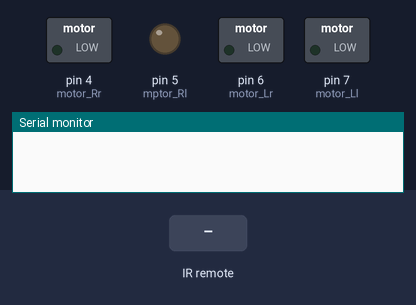
Bench run of a sketch on a simulated Arduino Nano, built with avr-gcc and run on an emulated ATmega328P. Parts: switched loads named in the sketch (green lamp = pin HIGH), output pins drawn as LEDs (lit = HIGH), the last lines printed to the serial monitor. Dashed ring = blinking. Inputs (shaded band) come from the test bench.

Above: at 1.2 s.
1.3 s: infrared code 0x34DF6F8 received
At 1.85 s:
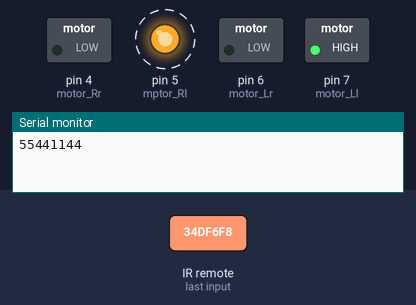
4.3 s: infrared code 0x34F7D98 received
At 4.65 s:
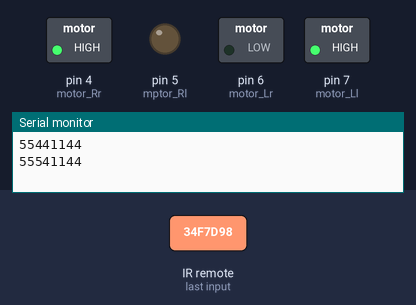
7.3 s: infrared code 0x34DF8EC received
At 7.85 s:
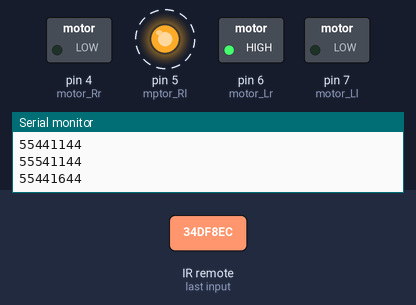
10.3 s: infrared code 0x3EBF5D received
At 11.1 s:
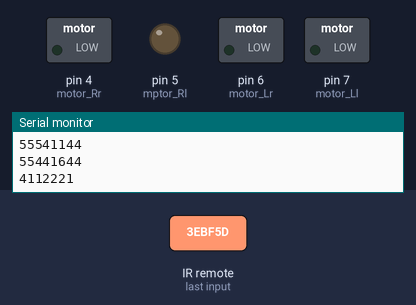
Timing chart, 0 to 12.8 s (numbered marks = the images above; inputs shaded):
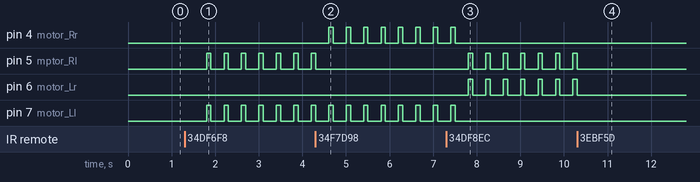

Measured:
- after the input at 1.3 s, pin 5 (mptor_Rl), pin 7 (motor_Ll): alternates HIGH for 0.10 s and LOW for 0.30 s, starting after 0.50 s
- after the input at 4.3 s, pin 4 (motor_Rr): alternates HIGH for 0.10 s and LOW for 0.30 s, starting after 0.30 s; pin 5 (mptor_Rl): goes on until 4.3 s, then stays LOW
- after the input at 7.3 s, pin 4 (motor_Rr), pin 7 (motor_Ll): goes on until 7.5 s, then stays LOW; pin 5 (mptor_Rl), pin 6 (motor_Lr): alternates HIGH for 0.10 s and LOW for 0.30 s, starting after 0.51 s
- after the input at 10.3 s, pin 5 (mptor_Rl), pin 6 (motor_Lr): goes on until 10.3 s, then stays LOW

The sketch:

Cleaning_bot.ino
```cpp
/*
 * StrydoLabs All Right Recived|strydolabs@gmail.com|damithrafdo@gmail.com|+94716507322|
 * IR remote controlled car for House Cleaning robot
 * Hardware Specification: Arduino Nano, H bridge Motor driver, Limit switch ir IR sensor, IR recever
 * Simulation:
 * Github:
 */
#include<IRremote.h>
IRrecv Strydobot(10);
decode_results results;
void setup() {

  pinMode(4, OUTPUT);//motor Rr
  pinMode(5, OUTPUT);//mptor Rl
  pinMode(6, OUTPUT);//motor Lr
  pinMode(7, OUTPUT);//motor Ll
  //pinMode(10, INPUT);//IR Sensor
  pinMode(12, INPUT);//Sensor limit sensor

  Serial.begin(9600);
  Strydobot.enableIRIn();

}

void loop() {
  //sensor calibaretion
  if(Strydobot.decode(&results)){
    Serial.println(results.value, DEC);
    Strydobot.resume();
  }
  delay(300);

  //IR remort can change the mode
  long val = results.value;

  if(val == 04112221){ //use IR code to select the mode
    if(digitalRead (12) == LOW){
    //Mode one Auto driving
    digitalWrite(4, HIGH);
    digitalWrite(5, LOW);
    digitalWrite(6, HIGH);
    digitalWrite(7, LOW);
    }
    else{
    digitalWrite(4, LOW); //backward
    digitalWrite(5, HIGH);
    digitalWrite(6, LOW);
    digitalWrite(7, HIGH);
    delay(300);
    digitalWrite(4, HIGH); // turn right
    digitalWrite(5, LOW);
    digitalWrite(6, LOW);
    digitalWrite(7, HIGH);
    delay(3000);
    }
  }
  //Mode two Manual driving---------------------------------------------------------------------------------------------------------------------
   if(val == 04112231) {//use IR code to select the mode
    //forward
    digitalWrite(4, HIGH);
    digitalWrite(5, LOW);
    digitalWrite(6, HIGH);
    digitalWrite(7, LOW);
    delay(100);
    digitalWrite(4, LOW);
    digitalWrite(5, LOW);
    digitalWrite(6, LOW);
    digitalWrite(7, LOW);
   }
  else if(val == 55441144){
    //reversed
    digitalWrite(4, LOW);
    digitalWrite(5, HIGH);
    digitalWrite(6, LOW);
    digitalWrite(7, HIGH);
    delay(100);
    digitalWrite(4, LOW);
    digitalWrite(5, LOW);
    digitalWrite(6, LOW);
    digitalWrite(7, LOW);
  }
  else if(val == 55541144){
    //right
    digitalWrite(4, HIGH);
    digitalWrite(5, LOW);
    digitalWrite(6, LOW);
    digitalWrite(7, HIGH);
    delay(100);
    digitalWrite(4, LOW);
    digitalWrite(5, LOW);
    digitalWrite(6, LOW);
    digitalWrite(7, LOW);
  }
  else if(val == 55441644){
    //left
    digitalWrite(4, LOW);
    digitalWrite(5, HIGH);
    digitalWrite(6, HIGH);
    digitalWrite(7, LOW);
    delay(100);
    digitalWrite(4, LOW);
    digitalWrite(5, LOW);
    digitalWrite(6, LOW);
    digitalWrite(7, LOW);
  }
  //Else Stop,------------------------------------------------------------------------------------------------------------------------
  else{
    digitalWrite(4, LOW);
    digitalWrite(5, LOW);
    digitalWrite(6, LOW);
    digitalWrite(7, LOW);
  }
}
```
